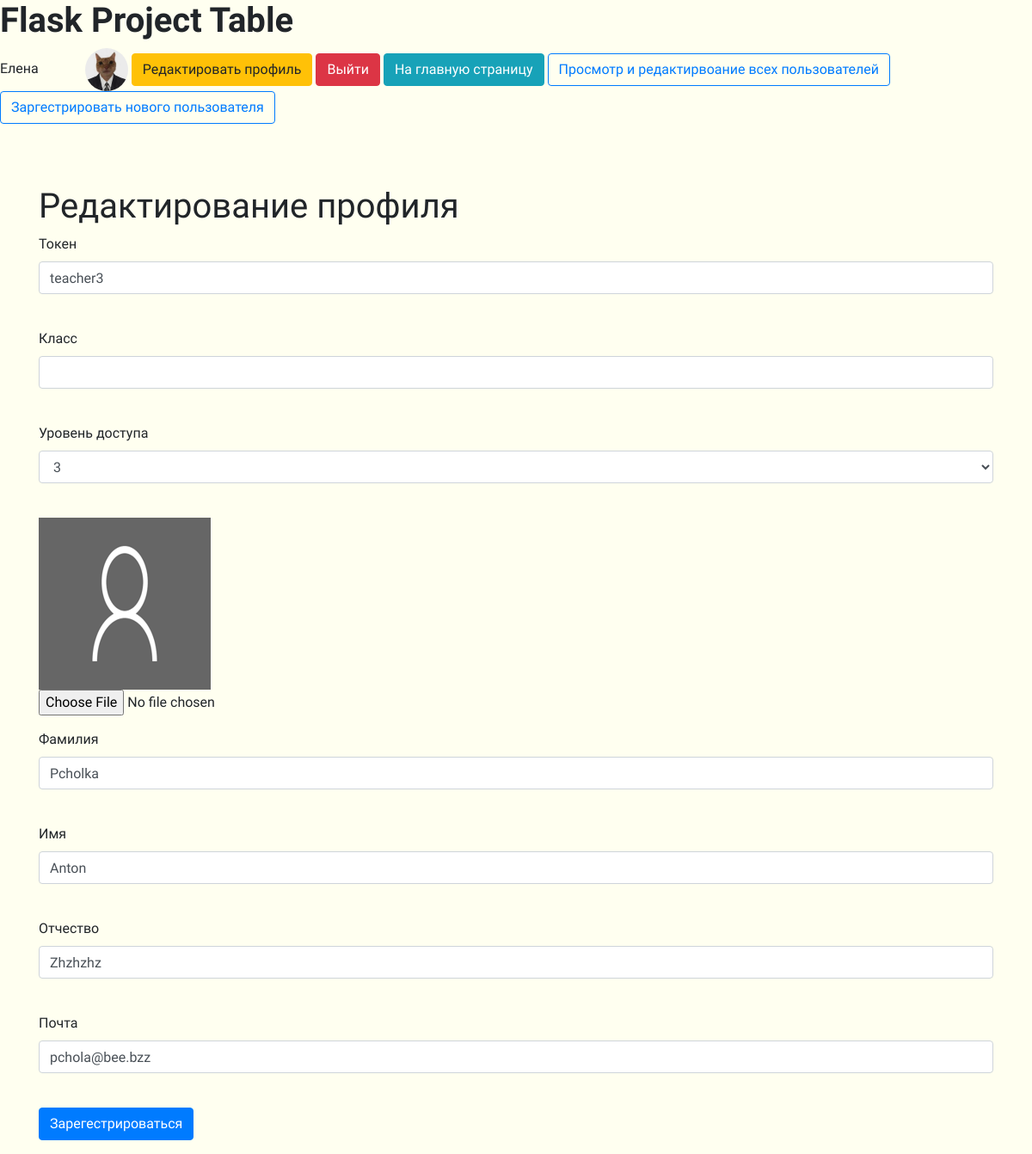
The page /user_edit/6 (signed in) on the database as committed earlier.
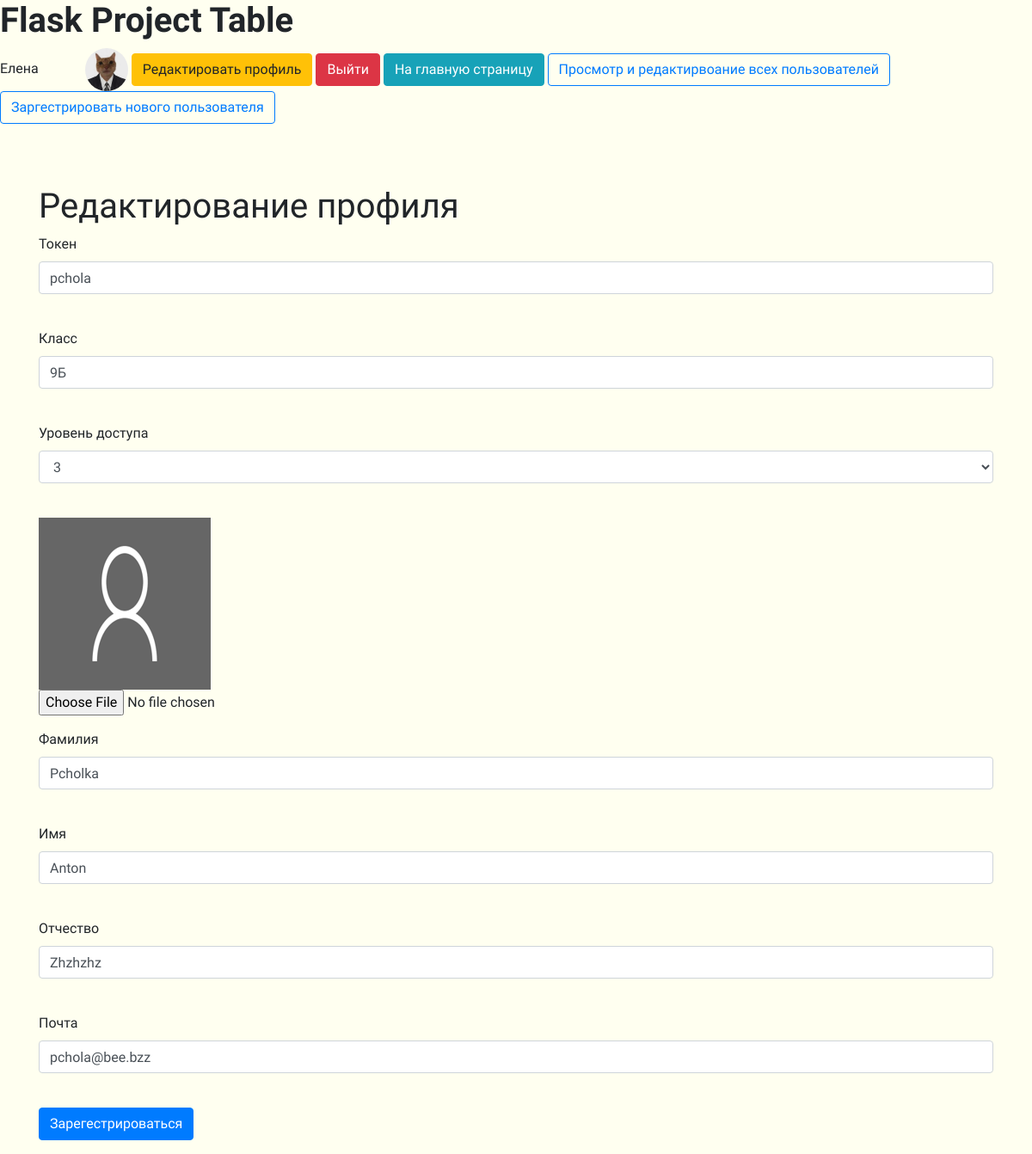
The same page on the database as committed later.
### tables this page shows
CREATE TABLE "users"
(
	id INTEGER not null
		primary key,
	name VARCHAR,
	surname VARCHAR,
	patronymic VARCHAR,
	grade VARCHAR,
	email VARCHAR,
	hashed_password VARCHAR,
	modified_date DATETIME,
	access_level INTEGER,
	token VARCHAR
		unique,
	image VARCHAR default 'static/img/default.png'
);

### app.py (the view, shortened to what this page needs)
@app.route('/user_edit/<int:id>', methods=['GET', 'POST'])
@login_required
def user_edit(id):
    form = RegisterForm()
    level = 0
    if request.method == "GET":
        db_sess = db_session.create_session()
        if current_user.id == 1:
            user = db_sess.query(User).filter(User.id == id).first()
            form.access_level.choices = [(3, 3), (2, 2), (1, 1)]
            form.access_level.data = user.access_level
            level = 1 if user.id != 1 else 0
            form.password.validators = []
            form.password_again.validators = []
        else:
            user = db_sess.query(User).filter(User.id == current_user.id).first()
            form.access_level.choices = [user.access_level]
            level = 0
        if user:
            form.name.data = user.name
            form.surname.data = user.surname
            form.patronymic.data = user.patronymic
            form.grade.data = user.grade
            form.email.data = user.email
            form.token.data = user.token
        else:
            abort(404)
        image_path = user.image
    return render_template('register.html', title='Редактирование профиля', form=form,
                           level=level,
                           image_path=image_path)

### forms/register.py
class RegisterForm(FlaskForm):
    token = StringField('Токен', validators=[DataRequired()])
    grade = StringField('Класс')
    access_level = SelectField('Уровень доступа', choices=[(3, 3), (2, 2), (1, 1)])
    surname = StringField('Фамилия')
    name = StringField('Имя')
    patronymic = StringField('Отчество')
    email = EmailField('Почта', validators=[DataRequired()])
    password = PasswordField('Пароль', validators=[DataRequired()])
    password_again = PasswordField('Повторите пароль', validators=[DataRequired()])
    submit = SubmitField('Зарегестрироваться')

### app.py (called while the page is built)
@login_manager.user_loader
def load_user(user_id):
    db_sess = db_session.create_session()
    return db_sess.query(User).get(user_id)

### data/sqlalchemy/db_session.py (called while the page is built)
def create_session() -> Session:
    global __factory
    return __factory()

### templates/register.html (shortened to what this page needs)
{% extends "base.html" %}
{% block content %}
    <h1>{{ title }}</h1>
    <form action="" enctype=multipart/form-data method="post">
        <p>
            {{ form.token.label }}
            {% if level == 1 %}
                <br>{{ form.token(class="form-control", type="token") }}<br>
            {% else %}
                <br>{{ form.token(class="form-control", type="token", readonly="readonly") }}<br>
            {% endif %}
        <p>
            {{ form.grade.label }}
            {% if level == 1 %}
                <br>{{ form.grade(class="form-control", type="grade") }}<br>
            {% else %}
                <br>{{ form.grade(class="form-control", type="grade", readonly="readonly") }}<br>
            {% endif %}
        <p>
            {{ form.access_level.label }}<br>
            {{ form.access_level(class="form-control", type="access_level") }}<br>
        <p>
            <img src="{{ image_path }}" alt="А где">
            <input type=file class="form-control-file"
                   accept="image/png, image/jpg, image/jpeg" name=file value=Upload>
        <p>
            {{ form.surname.label }}<br>
            {{ form.surname(class="form-control", type="surname") }}<br>
        <p>
            {{ form.name.label }}<br>
            {{ form.name(class="form-control", type="name") }}<br>
        <p>
            {{ form.patronymic.label }}<br>
            {{ form.patronymic(class="form-control", type="patronymic") }}<br>
        <p>
            {{ form.email.label }}<br>
            {{ form.email(class="form-control", type="email") }}<br>
        <p>{{ form.submit(type="submit", class="btn btn-primary") }}</p>
    </form>
{% endblock %}

### templates/base.html (shortened to what this page needs)
<!DOCTYPE html>
<html lang="en">
<head>
    <link rel="stylesheet"
          href="https://stackpath.bootstrapcdn.com/bootstrap/4.4.1/css/bootstrap.min.css"
>
    <link rel="stylesheet" type="text/css"
          href="{{ url_for('static', filename='css/style.css') }}"/>
</head>
<body>
<h1 class="textFont SuperBold">Flask Project Table</h1>
<nav>
    {% if current_user.is_authenticated %}
        <div class="textFont">{{ current_user.name }}
            <img class="userImg" style="margin-left: 50px;" src="{{ current_user.image }}"
                 alt="А где" width=50 height=50>
            <a class="btn btn-warning" href="/user_edit/{{ current_user.id }}">Редактировать
                профиль</a>
            <a class="btn btn-danger" href="/logout">Выйти</a>
            <a class="btn btn-info" href="/">На главную страницу
            </a>
            {% if current_user.access_level == 3 %}
                <a class="btn btn-outline-primary" href="/users">Просмотр и редактирвоание всех
                    пользователей
                </a>
                <a class="btn btn-outline-primary" href="/register">Заргестрировать нового
                    пользователя
                </a>
                </div>
            {% endif %}
        <br>
        <br>
        <br>
    {% else %}
        <p>
            <a class="btn btn-success" href="/token">Войти</a>
        </p>
    {% endif %}
</nav>
<main role="main" class="container">
    {% block content %}{% endblock %}
</main>
</body>
</html>

### static/css/style.css (style rules this page uses)
body { background-color: #fffff0; }
.userImg { border-radius: 50%; }
* { font-family: 'Comfortaa', cursive; }
.textFont { font-family: 'Comfortaa', cursive; }
.textFont.SuperBold { font-weight: 900; }
.btn { font-family: 'Comfortaa', cursive; }

Rows that differ between the two databases and show on the page:
changed users "Pcholka": token "teacher3" → "pchola"; grade (not shown) → "9Б"
